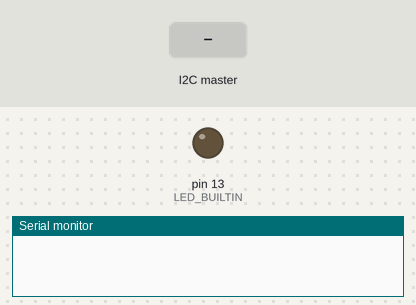
Bench run of a sketch on a simulated Arduino Uno, built with avr-gcc and run on an emulated ATmega328P. On the bench: output pins drawn as LEDs (lit = HIGH), the last lines printed to the serial monitor. Inputs (shaded band) come from the test bench.

Above: at 1.2 s.
1.3 s: the I2C master sends the byte 1
At 2.1 s:
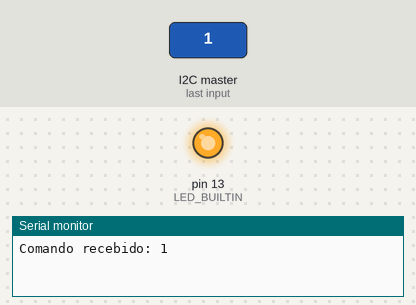
2.8 s: the I2C master sends the byte 0
At 3.2 s:
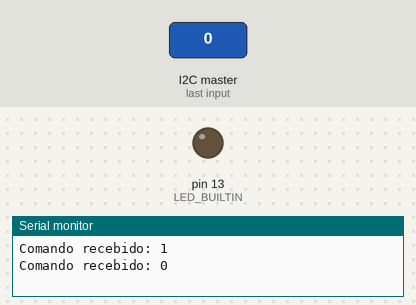
Timing chart, 0 to 5.8 s (numbered marks = the images above; inputs shaded):
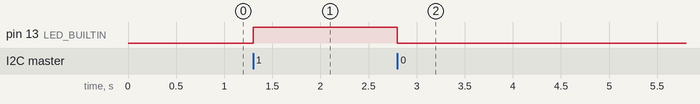

The sketch:

arduino.ino
```cpp
#include <Wire.h>
#define I2C_SLAVE_ADDR 0x08//endereço I2C

void setup() {
  //inicia a biblioteca wire no I2C no endereco
  Wire.begin(I2C_SLAVE_ADDR);

  //função de retorno funciona ao receber dados
  Wire.onReceive(receberDados);

  //pino do led da placa como saida
  pinMode(LED_BUILTIN, OUTPUT);

  //LED começa desligado
  digitalWrite(LED_BUILTIN, LOW);
  Serial.begin(9600);
}

void loop() {
}

//ligado automaticamente quando a raspberry manda bytes
//dado_byte armazena o número de bytes do barramento
void receberDados(int dado_byte) {
  while (Wire.available()) {
    // leitura do byte
    int leitura_byte = Wire.read();

    Serial.print("Comando recebido: ");
    Serial.println(leitura_byte);

    //a ideia é que quando for 1, o led liga e quando for 0 desliga
    if (leitura_byte==1) {
      digitalWrite(LED_BUILTIN, HIGH);}

    else if (leitura_byte == 0) {
      digitalWrite(LED_BUILTIN, LOW);}
  }
}
```

Measured:
- after the input at 1.3 s, pin 13 (LED_BUILTIN): LOW → HIGH at once
- after the input at 2.8 s, pin 13 (LED_BUILTIN): HIGH → LOW at once
